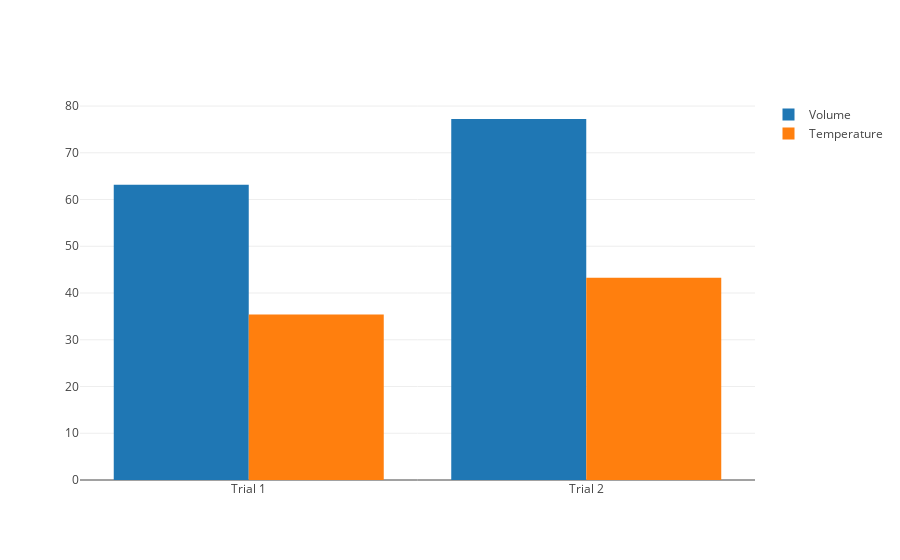

The notebook cell this image was saved under:
### Code cell
#STEP 3
#graph-generating cell - run after generating each new data pair

init_notebook_mode(connected=True)

#generates volume bars
trace1 = go.Bar(
    x=trials,
    y=volumes,
    name='Volume'
)

#generates temperature bars
trace2 = go.Bar(
    x=trials,
    y=temps,
    name='Temperature'
)

#gives graph grouped-bars layout
data = [trace1, trace2]
layout = go.Layout(
    barmode='group'
)

#generates graph
fig = go.Figure(data=data, layout=layout)
py.iplot(fig, filename='grouped-bar')

### Figure 1 — Plotly figure (JSON) as saved in the notebook; plotly's stock layout.template omitted (floating-point values rounded to 4 significant figures)
{"data": [{"name": "Volume", "type": "bar", "uid": "be36f614-853b-11e8-a48f-28cfe9142f7f", "x": ["Trial 1", "Trial 2"], "y": [63.19, 77.23]}, {"name": "Temperature", "type": "bar", "uid": "be36f948-853b-11e8-a48f-28cfe9142f7f", "x": ["Trial 1", "Trial 2"], "y": [35.39, 43.25]}], "layout": {"barmode": "group"}}
